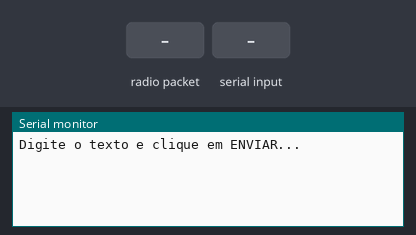
Recording of a sketch running on a simulated Arduino Uno, built with avr-gcc and run on an emulated ATmega328P. Parts: the last lines printed to the serial monitor. Inputs (shaded band) come from the test bench. No radio packets arrive unless stated.

Above: at 1.2 s.
1.3 s: radio packet "1" arrives
At 2.7 s:
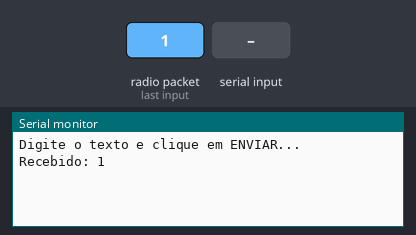
3.2 s: "1" received over Serial
At 4.6 s:
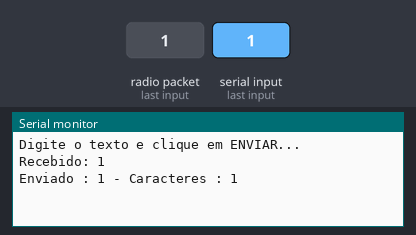

The sketch:

receptor_transmissor_rh433mhz.ino
```cpp
//Programa : Módulo RF Transmissor com Arduino Uno
//Autor : FILIPEFLOP - Arduino e Cia

#include <VirtualWire.h>

//Para receber
byte message[VW_MAX_MESSAGE_LEN];    // Armazena as mensagens recebidas
byte msgLength = VW_MAX_MESSAGE_LEN; // Armazena o tamanho das mensagens

String mensagem;

void setup()
{
  Serial.begin(9600);
  vw_set_rx_pin(5); // Porta de receber
  vw_set_tx_pin(8); // Porta para transmitir
  vw_setup(2000);   // Bits per sec
  vw_rx_start();    // Inicializa o receptor

  Serial.println("Digite o texto e clique em ENVIAR...");
}

void loop()
{
  uint8_t message[VW_MAX_MESSAGE_LEN];
  uint8_t msgLength = VW_MAX_MESSAGE_LEN;

  if (vw_get_message(message, &msgLength)) // Non-blocking
  {
    digitalWrite(LED_BUILTIN, HIGH);
    delay(50);
    digitalWrite(LED_BUILTIN, LOW);
    delay(50);
    digitalWrite(LED_BUILTIN, HIGH);
    delay(300);
    digitalWrite(LED_BUILTIN, LOW);

    Serial.print("Recebido: ");

    for (int i = 0; i < msgLength; i++)
    {
      Serial.write(message[i]);
    }
    Serial.println();
  }

  char data[40];
  int numero;
  if (Serial.available() > 0)
  {
    numero = Serial.readBytesUntil (13,data,40);
    data[numero] = 0;
    Serial.print("Enviado : ");
    Serial.print(data);
    Serial.print(" - Caracteres : ");
    Serial.println(strlen(data));
    //Envia a mensagem para a rotina que
    //transmite os dados via RF
    send(data);
  }
}

void send (char *message)
{
  vw_send((uint8_t *)message, strlen(message));
  vw_wait_tx(); // Aguarda o envio de dados
}
```

Measured:
- after the input at 1.3 s, the serial monitor: prints a new line after 0.40 s (image 1)
- after the input at 3.2 s, the serial monitor: prints a new line after 1.0 s (image 2)
